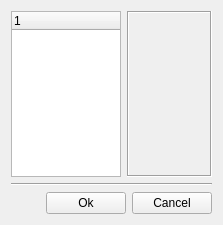
<?xml version="1.0" encoding="UTF-8"?>
<ui version="4.0">
 <class>PluginSettingsClass</class>
 <widget class="QWidget" name="PluginSettingsClass">
  <property name="geometry">
   <rect>
    <x>0</x>
    <y>0</y>
    <width>223</width>
    <height>225</height>
   </rect>
  </property>
  <property name="windowTitle">
   <string>Configure plugins - qutIM</string>
  </property>
  <layout class="QVBoxLayout" name="verticalLayout">
   <item>
    <layout class="QHBoxLayout" name="horizontalLayout_2">
     <item>
      <widget class="QTreeWidget" name="pluginsTree">
       <property name="maximumSize">
        <size>
         <width>110</width>
         <height>16777215</height>
        </size>
       </property>
       <property name="indentation">
        <number>0</number>
       </property>
       <column>
        <property name="text">
         <string>1</string>
        </property>
       </column>
      </widget>
     </item>
     <item>
      <widget class="QStackedWidget" name="pluginsStack">
       <property name="enabled">
        <bool>true</bool>
       </property>
       <property name="focusPolicy">
        <enum>Qt::NoFocus</enum>
       </property>
       <property name="frameShape">
        <enum>QFrame::Box</enum>
       </property>
       <property name="frameShadow">
        <enum>QFrame::Sunken</enum>
       </property>
       <property name="currentIndex">
        <number>-1</number>
       </property>
      </widget>
     </item>
    </layout>
   </item>
   <item>
    <widget class="Line" name="line">
     <property name="orientation">
      <enum>Qt::Horizontal</enum>
     </property>
    </widget>
   </item>
   <item>
    <layout class="QHBoxLayout" name="horizontalLayout">
     <item>
      <spacer name="horizontalSpacer">
       <property name="orientation">
        <enum>Qt::Horizontal</enum>
       </property>
       <property name="sizeHint" stdset="0">
        <size>
         <width>288</width>
         <height>17</height>
        </size>
       </property>
      </spacer>
     </item>
     <item>
      <widget class="QPushButton" name="okButton">
       <property name="minimumSize">
        <size>
         <width>80</width>
         <height>0</height>
        </size>
       </property>
       <property name="text">
        <string>Ok</string>
       </property>
      </widget>
     </item>
     <item>
      <widget class="QPushButton" name="cancelButton">
       <property name="minimumSize">
        <size>
         <width>80</width>
         <height>0</height>
        </size>
       </property>
       <property name="text">
        <string>Cancel</string>
       </property>
      </widget>
     </item>
    </layout>
   </item>
  </layout>
 </widget>
 <resources/>
 <connections/>
</ui>
